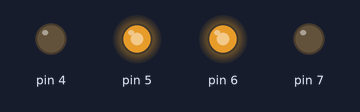
A sketch run on a simulated Arduino Uno, built with avr-gcc and run on an emulated ATmega328P. On the bench: output pins drawn as LEDs (lit = HIGH).

Above: at 1.25 s.
At 2.85 s:
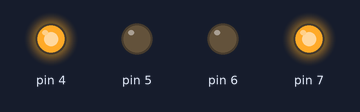
At 4.45 s:
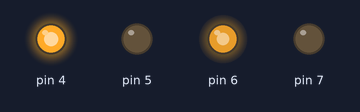
At 7.65 s:
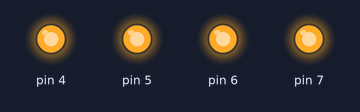
Timing chart, 0 to 9.7 s (numbered marks = the images above):
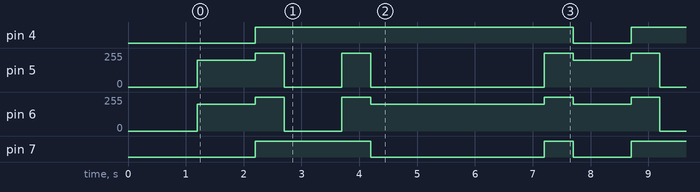

Measured:
- by itself, pin 4: alternates HIGH for 5.5 s and LOW for 1.0 s
- by itself, pin 5: repeats every 6.5 s: 255/255 0.50 s, 0/255 1.0 s, 255/255 0.50 s, 0/255 3.0 s, 255/255 0.50 s, 200/255 1.0 s
- by itself, pin 6: repeats every 6.5 s: 255/255 0.50 s, 0/255 1.0 s, 255/255 0.50 s, 200/255 3.0 s, 255/255 0.50 s, 200/255 1.0 s
- by itself, pin 7: repeats every 6.5 s: LOW 3.0 s, HIGH 0.50 s, LOW 1.0 s, HIGH 2.0 s

The sketch:

Motor_DC_Test.ino
```cpp
#include "Motor_DC.h"

Motor_DC Motor1(5,4);//Primeiro é o pwm
Motor_DC Motor2(6,7);

void setup()
{
  //Define os pinos como saida
 Motor1.setup();
 Motor2.setup();
 Serial.begin(9600);
 delay(1200);

}

void loop()
{
  car_frente(Motor1, Motor2, 1000, 200);
  car_parar(Motor1, Motor2, 500);
  car_tras(Motor1, Motor2, 1000, 200);
  car_parar(Motor1, Motor2, 500);
  rodar_hor(Motor1, Motor2, 3000, 200);
  car_parar(Motor1, Motor2, 500);


}


void car_frente(Motor_DC motor1, Motor_DC motor2, int duration, int vel){
    motor1.frente(vel);
    motor2.frente(vel);
    delay(duration);
};

void car_tras(Motor_DC motor1, Motor_DC motor2, int duration, int vel){
    motor1.tras(vel);
    motor2.tras(vel);
    delay(duration);
};

void car_parar(Motor_DC motor1, Motor_DC motor2, int duration){
    motor1.parar();
    motor2.parar();
    delay(duration);
};

void rodar_hor(Motor_DC motor1, Motor_DC motor2,int duration,  int vel ){
  motor1.tras(vel);
  motor2.frente(vel);
  delay(duration);

};
void rodar_anthor(Motor_DC motor1, Motor_DC motor2,int duration, int vel ){
  motor1.frente(vel);
  motor2.tras(vel);

};
```

Motor_DC.cpp
```cpp
#include "Motor_DC.h"

Motor_DC::Motor_DC(int pwm, int in) {
  IN1 = pwm;
  IN2 = in;
}

void Motor_DC::setup() {
  pinMode(IN1, OUTPUT);
  pinMode(IN2, OUTPUT);
}

void Motor_DC::frente(int vel = 255) {
  analogWrite(IN1, vel);
  digitalWrite(IN2, LOW);

}
void Motor_DC::tras(int vel = 255) {
  analogWrite(IN1, LOW);
  digitalWrite(IN2, vel);

}
void Motor_DC::parar(){
  digitalWrite(IN1, HIGH);
  digitalWrite(IN2, HIGH);

}
```

Motor_DC.h
```cpp
#ifndef MOTOR_DC_H
#define MOTOR_DC_H

#include <Arduino.h>
class Motor_DC
{
  private:
    int IN1, IN2;

  public:
    Motor_DC(int pwmPin, int inPIn);
    void setup();
    void frente(int vel = 255);
    void tras(int vel = 255);
    void parar();


};


#endif
```
